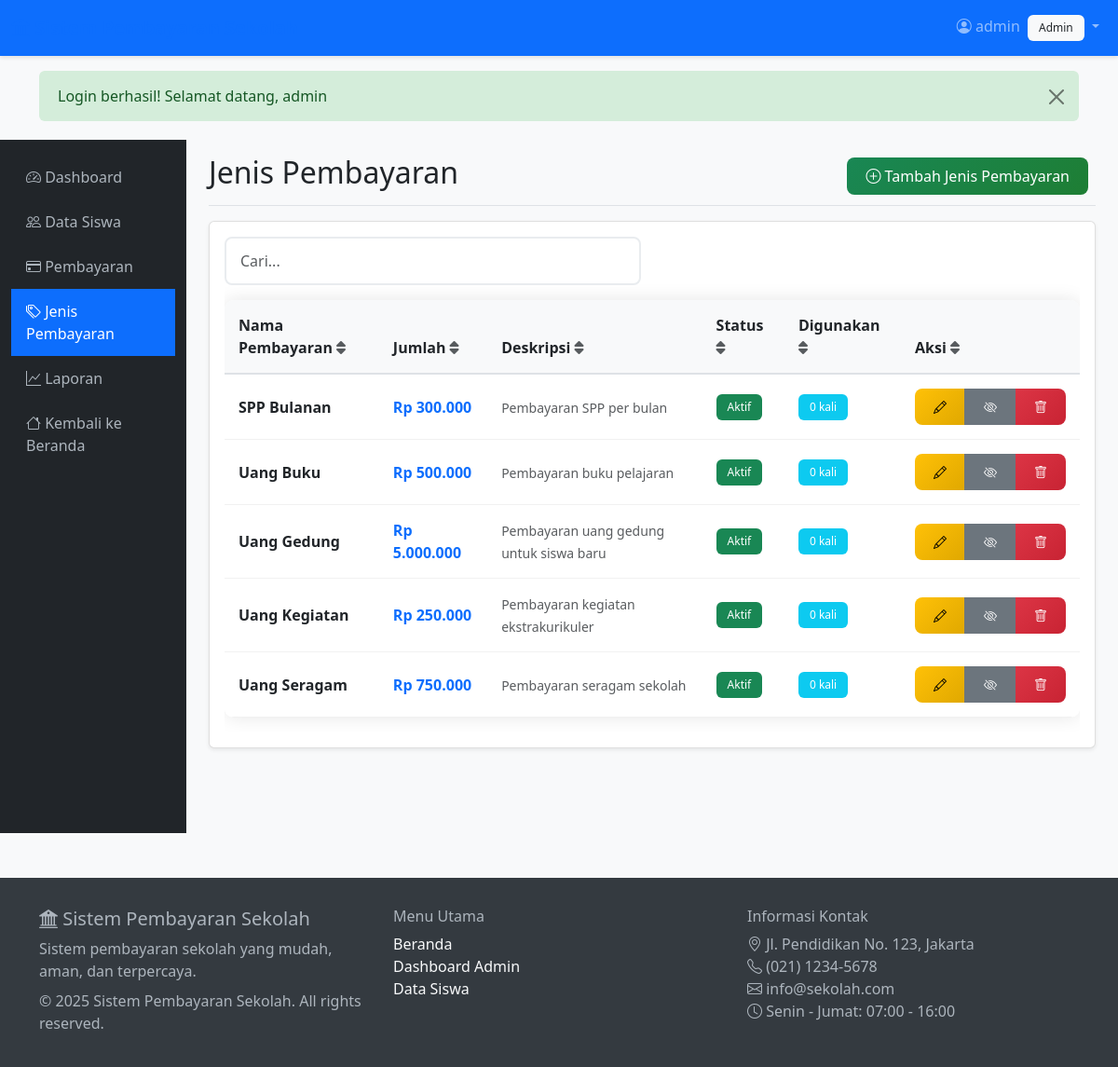
The app's page /admin/payment-types.php (signed in) with its own data.
### tables this page shows
CREATE TABLE payment_types (
    id INT PRIMARY KEY AUTO_INCREMENT,
    nama_pembayaran VARCHAR(100) NOT NULL,
    jumlah DECIMAL(10,2) NOT NULL,
    deskripsi TEXT,
    is_active BOOLEAN DEFAULT TRUE,
    created_at TIMESTAMP DEFAULT CURRENT_TIMESTAMP
);

### config/database.php (called while the page is built, shortened)
<?php
class Database {
    private $host = DB_HOST;
    private $user = DB_USER;
    private $pass = DB_PASS;
    private $dbname = DB_NAME;
    private $dbh;
    public function __construct() {
        $dsn = 'mysql:host=' . $this->host . ';dbname=' . $this->dbname . ';charset=utf8mb4';
        $options = array(
            PDO::ATTR_PERSISTENT => true,
            PDO::ATTR_ERRMODE => PDO::ERRMODE_EXCEPTION,
            PDO::ATTR_DEFAULT_FETCH_MODE => PDO::FETCH_ASSOC,
            PDO::MYSQL_ATTR_INIT_COMMAND => "SET NAMES utf8mb4"
        );
        try {
            $this->dbh = new PDO($dsn, $this->user, $this->pass, $options);
        } catch(PDOException $e) {
            $this->error = $e->getMessage();
            die('Database connection failed: ' . $this->error);
        }
    }
    public function query($query) {
        $this->stmt = $this->dbh->prepare($query);
    }
    public function execute() {
        return $this->stmt->execute();
    }
    public function resultset() {
        $this->execute();
        return $this->stmt->fetchAll(PDO::FETCH_OBJ);
    }
}
?>

### admin/payment-types.php (the view, shortened to what this page needs)
<?php
require_once '../config/database.php';
require_once '../includes/functions.php';
try {
    $db = new Database();
    $db->query("SELECT pt.*, COUNT(p.id) as usage_count
                FROM payment_types pt
                LEFT JOIN payments p ON pt.id = p.payment_type_id
                GROUP BY pt.id
                ORDER BY pt.nama_pembayaran");
    $payment_types = $db->resultset();
} catch (Exception $e) {
    $error_message = 'Error loading payment types: ' . $e->getMessage();
    $payment_types = [];
}
include '../includes/header.php';
?>
<div class="container-fluid">
    <div class="row">
        <nav class="col-md-3 col-lg-2 d-md-block bg-dark sidebar collapse">
            <div class="position-sticky pt-3">
                <ul class="nav flex-column">
                    <li class="nav-item">
                        <a class="nav-link" href="dashboard.php">
                            <i class="bi bi-speedometer2"></i> Dashboard
                        </a>
                    </li>
                    <li class="nav-item">
                        <a class="nav-link" href="students.php">
                            <i class="bi bi-people"></i> Data Siswa
                        </a>
                    </li>
                    <li class="nav-item">
                        <a class="nav-link" href="payments.php">
                            <i class="bi bi-credit-card"></i> Pembayaran
                        </a>
                    </li>
                    <li class="nav-item">
                        <a class="nav-link active" href="payment-types.php">
                            <i class="bi bi-tags"></i> Jenis Pembayaran
                        </a>
                    </li>
                    <li class="nav-item">
                        <a class="nav-link" href="reports.php">
                            <i class="bi bi-graph-up"></i> Laporan
                        </a>
                    </li>
                    <li class="nav-item">
                        <a class="nav-link" href="../index.php">
                            <i class="bi bi-house"></i> Kembali ke Beranda
                        </a>
                    </li>
                </ul>
            </div>
        </nav>
        <main class="col-md-9 ms-sm-auto col-lg-10 px-md-4">
            <div class="d-flex justify-content-between flex-wrap flex-md-nowrap align-items-center pt-3 pb-2 mb-3 border-bottom">
                <h1 class="h2">Jenis Pembayaran</h1>
                <div class="btn-toolbar mb-2 mb-md-0">
                    <div class="btn-group me-2">
                        <button type="button" class="btn btn-success" data-bs-toggle="modal" data-bs-target="#addModal">
                            <i class="bi bi-plus-circle"></i> Tambah Jenis Pembayaran
                        </button>
                    </div>
                </div>
            </div>
            <div class="card">
                <div class="card-body">
                    <?php if (!empty($payment_types)): ?>
                        <div class="table-responsive">
                            <table class="table table-hover">
                                <thead>
                                    <tr>
                                        <th>Nama Pembayaran</th>
                                        <th>Jumlah</th>
                                        <th>Deskripsi</th>
                                        <th>Status</th>
                                        <th>Digunakan</th>
                                        <th>Aksi</th>
                                    </tr>
                                </thead>
                                <tbody>
                                    <?php foreach ($payment_types as $type): ?>
                                        <tr>
                                            <td>
                                                <div class="fw-bold"><?php echo htmlspecialchars($type->nama_pembayaran); ?></div>
                                            </td>
                                            <td>
                                                <span class="fw-bold text-primary"><?php echo format_currency($type->jumlah); ?></span>
                                            </td>
                                            <td>
                                                <small class="text-muted"><?php echo htmlspecialchars($type->deskripsi); ?></small>
                                            </td>
                                            <td>
                                                <?php if ($type->is_active): ?>
                                                    <span class="badge bg-success">Aktif</span>
                                                <?php else: ?>
                                                    <span class="badge bg-secondary">Nonaktif</span>
                                                <?php endif; ?>
                                            </td>
                                            <td>
                                                <span class="badge bg-info"><?php echo number_format($type->usage_count); ?> kali</span>
                                            </td>
                                            <td>
                                                <div class="btn-group btn-group-sm" role="group">
                                                    <button type="button" class="btn btn-warning"
                                                            onclick="editPaymentType(<?php echo htmlspecialchars(json_encode($type)); ?>)">
                                                        <i class="bi bi-pencil"></i>
                                                    </button>
                                                    <button type="button" class="btn btn-<?php echo $type->is_active ? 'secondary' : 'success'; ?>"
                                                            onclick="togglePaymentType(<?php echo $type->id; ?>, <?php echo $type->is_active ? 0 : 1; ?>)">
                                                        <i class="bi bi-<?php echo $type->is_active ? 'eye-slash' : 'eye'; ?>"></i>
                                                    </button>
                                                    <?php if ($type->usage_count == 0): ?>
                                                        <button type="button" class="btn btn-danger"
                                                                onclick="deletePaymentType(<?php echo $type->id; ?>, '<?php echo htmlspecialchars($type->nama_pembayaran); ?>')">
                                                            <i class="bi bi-trash"></i>
                                                        </button>
                                                    <?php endif; ?>
                                                </div>
                                            </td>
                                        </tr>
                                    <?php endforeach; ?>
                                </tbody>
                            </table>
                        </div>
                    <?php endif; ?>
                </div>
            </div>
        </main>
    </div>
</div>
<?php include '../includes/footer.php'; ?>

### assets/css/style.css (style rules this page uses)
:root { --primary-color: #007bff; --secondary-color: #6c757d; --success-color: #28a745; --warning-color: #ffc107; --danger-color: #dc3545; --info-color: #17a2b8; --light-color: #f8f9fa; --dark-color: #343a40; }
body { font-family: 'Segoe UI', Tahoma, Geneva, Verdana, sans-serif; background-color: #f5f5f5; }
.card { border: none; border-radius: 10px; box-shadow: 0 0 20px rgba(0,0,0,.1); transition: transform 0.2s; }
.btn { border-radius: 8px; font-weight: 500; padding: 8px 20px; }
.btn-success { background: linear-gradient(135deg, var(--success-color), #1e7e34); border: none; }
.btn-warning { background: linear-gradient(135deg, var(--warning-color), #e0a800); border: none; }
.btn-danger { background: linear-gradient(135deg, var(--danger-color), #c82333); border: none; }
.table { background: white; border-radius: 10px; overflow: hidden; box-shadow: 0 0 20px rgba(0,0,0,.1); }
.table th { background: var(--light-color); font-weight: 600; border: none; padding: 15px; }
.table td { padding: 15px; vertical-align: middle; border: none; border-bottom: 1px solid #f1f1f1; }
.badge { padding: 8px 12px; border-radius: 6px; font-weight: 500; }
.fade-in { animation: fadeIn 0.5s ease-out; }

### includes/header.php (style rules this page uses)
:root { --primary-color: #0d6efd; --secondary-color: #6c757d; --success-color: #198754; --warning-color: #ffc107; --danger-color: #dc3545; }
body { background-color: #f8f9fa; font-family: 'Segoe UI', Tahoma, Geneva, Verdana, sans-serif; }
.card { box-shadow: 0 0.125rem 0.25rem rgba(0, 0, 0, 0.075); border: 1px solid rgba(0, 0, 0, 0.125); border-radius: 0.375rem; }
.table th { background-color: #f8f9fa; border-bottom: 2px solid #dee2e6; font-weight: 600; }
.sidebar { min-height: calc(100vh - 56px); background-color: #343a40; }
.sidebar .nav-link { color: #adb5bd; padding: 0.75rem 1rem; }
.sidebar .nav-link.active { color: #fff; background-color: var(--primary-color); }

### records on screen
payment_types: nama_pembayaran "SPP Bulanan", jumlah "Rp 300.000", deskripsi "Pembayaran SPP per bulan", is_active "Aktif", usage_count "0"
payment_types: nama_pembayaran "Uang Buku", jumlah "Rp 500.000", deskripsi "Pembayaran buku pelajaran", is_active "Aktif", usage_count "0"
payment_types: nama_pembayaran "Uang Gedung", jumlah "Rp 5.000.000", deskripsi "Pembayaran uang gedung untuk siswa baru", is_active "Aktif", usage_count "0"
payment_types: nama_pembayaran "Uang Kegiatan", jumlah "Rp 250.000", deskripsi "Pembayaran kegiatan ekstrakurikuler", is_active "Aktif", usage_count "0"
payment_types: nama_pembayaran "Uang Seragam", jumlah "Rp 750.000", deskripsi "Pembayaran seragam sekolah", is_active "Aktif", usage_count "0"

### other values on screen
$_SESSION['username'] "admin"
$_SESSION['role'] "Admin"
$message "Login berhasil! Selamat datang, admin"
SITE_NAME "Sistem Pembayaran Sekolah"
